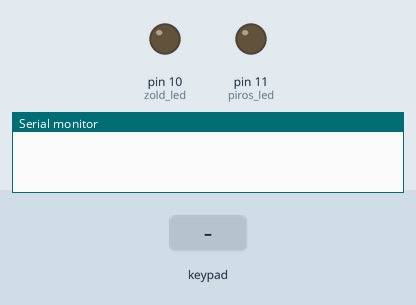
Recording of a sketch running on a simulated Arduino Uno, built with avr-gcc and run on an emulated ATmega328P. Shown: output pins drawn as LEDs (lit = HIGH), the last lines printed to the serial monitor. Inputs (shaded band) come from the test bench.

Above: at 1.2 s.
1.3 s: keypad keys 5 4 3 2 # pressed 0.4 s apart
At 2.3 s:
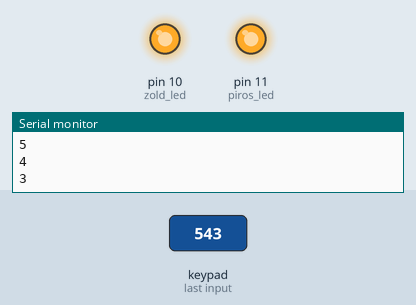
4.8 s: key '1' pressed
At 5.9 s:
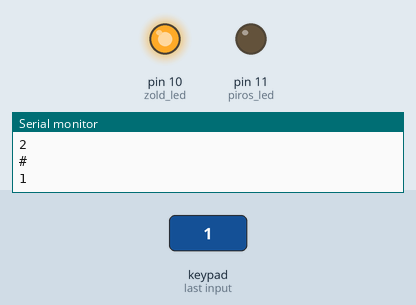
6.3 s: key '2' pressed
At 7.0 s:
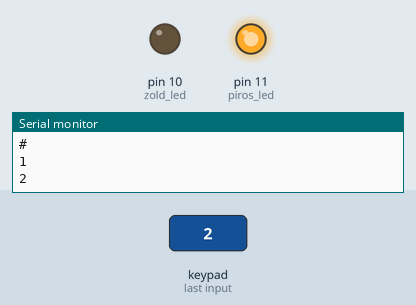
7.8 s: key '3' pressed
At 8.2 s:
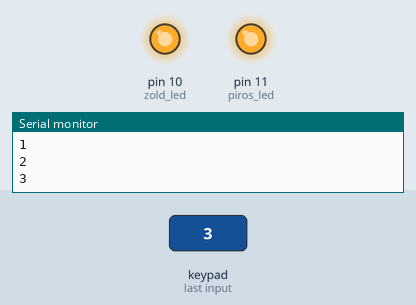
9.3 s: keypad keys 5 4 3 2 * pressed 0.4 s apart
At 11.4 s:
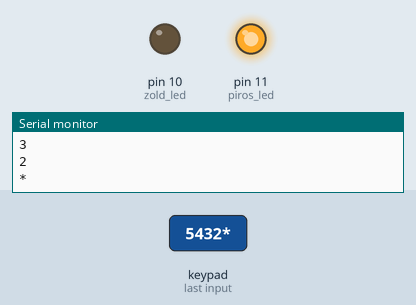
Timing chart, 0 to 12.9 s (numbered marks = the images above; inputs shaded):
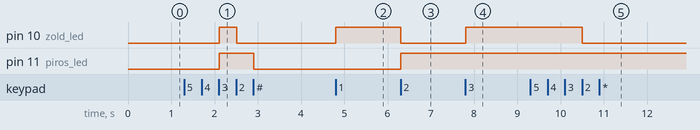

The sketch:

keypad.ino
```cpp
/* @file HelloKeypad.pde
|| @version 1.0
|| @author Alexander Brevig
|| @contact alexanderbrevig@gmail.com
||
|| @description
|| | Demonstrates the simplest use of the matrix Keypad library.
|| #
*/
#include <Keypad.h>

int zold_led = 10;
int piros_led = 11;

const byte ROWS = 4; //four rows
const byte COLS = 3; //three columns
char keys[ROWS][COLS] = {
  {'1','2','3'},
  {'4','5','6'},
  {'7','8','9'},
  {'*','0','#'}
};
byte rowPins[ROWS] = {5, 4, 3, 2}; //connect to the row pinouts of the keypad
byte colPins[COLS] = {8, 7, 6}; //connect to the column pinouts of the keypad

Keypad keypad = Keypad( makeKeymap(keys), rowPins, colPins, ROWS, COLS );

void setup(){

  pinMode(zold_led,OUTPUT);
  pinMode(piros_led,OUTPUT);

  Serial.begin(9600);
}

void loop(){
  char key = keypad.getKey();

  if (key)
  {
    if(key == '1')
    {
      digitalWrite(zold_led, HIGH);
      digitalWrite(piros_led, LOW);
    }
    if(key == '2')
    {
      digitalWrite(zold_led, LOW);
      digitalWrite(piros_led, HIGH);
    }
    if(key == '3')
    {
      digitalWrite(zold_led, HIGH);
      digitalWrite(piros_led, HIGH);
    }
    if(key == '#')
    {
      digitalWrite(zold_led, LOW);
      digitalWrite(piros_led, LOW);
    }

    Serial.println(key);
  }
}
```

Measured:
- after the input at 1.3 s, pin 10 (zold_led): LOW → HIGH after 0.81 s, → LOW 0.40 s later; pin 11 (piros_led): LOW → HIGH after 0.81 s, → LOW 0.80 s later
- after the input at 4.8 s, pin 10 (zold_led): LOW → HIGH at once
- after the input at 6.3 s, pin 10 (zold_led): HIGH → LOW at once; pin 11 (piros_led): LOW → HIGH at once
- after the input at 7.8 s, pin 10 (zold_led): LOW → HIGH at once
- after the input at 9.3 s, pin 10 (zold_led): HIGH → LOW after 1.2 s
